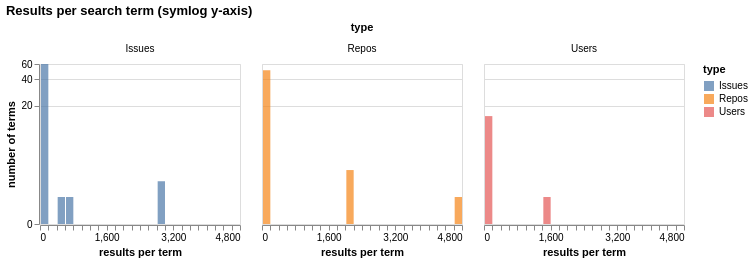

Notebook code cell kept with this figure:
### Code cell
# Distribution of result counts per term (zero-safe symlog scale for the long tail)
hist_data = pd.DataFrame({
    "type": ["Repos"] * len(hit_df) + ["Issues"] * len(hit_df) + ["Users"] * len(hit_df),
    "count": list(hit_df["n_repos"]) + list(hit_df["n_issues"]) + list(hit_df["n_users"]),
})
hist_data = hist_data[hist_data["count"] > 0]

base = alt.Chart(hist_data).mark_bar(opacity=0.7).encode(
    x=alt.X("count:Q", bin=alt.Bin(maxbins=40), title="results per term"),
    y=alt.Y("count():Q", title="number of terms",
            scale=alt.Scale(type="symlog", constant=1)),
    color=alt.Color("type:N", scale=alt.Scale(scheme="tableau10")),
).properties(width=200, height=160)

hist = base.facet(facet="type:N", columns=3,
                  title="Results per search term (symlog y-axis)")
display(hist)

### Figure 1 — Vega specification as saved in the notebook (floating-point values rounded to 4 significant figures)
{"$schema": "https://vega.github.io/schema/vega/v6.json", "data": [{"name": "source_0", "values": [{"bin_maxbins_40_count": 0.0, "bin_maxbins_40_count_end": 200.0, "type": "Repos", "__count": 51, "__count_end": 51.0, "__count_start": 0.0}, {"bin_maxbins_40_count": 2000.0, "bin_maxbins_40_count_end": 2200.0, "type": "Repos", "__count": 3, "__count_end": 3.0, "__count_start": 0.0}, {"bin_maxbins_40_count": 4600.0, "bin_maxbins_40_count_end": 4800.0, "type": "Repos", "__count": 1, "__count_end": 1.0, "__count_start": 0.0}, {"bin_maxbins_40_count": 0.0, "bin_maxbins_40_count_end": 200.0, "type": "Issues", "__count": 60, "__count_end": 60.0, "__count_start": 0.0}, {"bin_maxbins_40_count": 400.0, "bin_maxbins_40_count_end": 600.0, "type": "Issues", "__count": 1, "__count_end": 1.0, "__count_start": 0.0}, {"bin_maxbins_40_count": 2800.0, "bin_maxbins_40_count_end": 3000.0, "type": "Issues", "__count": 2, "__count_end": 2.0, "__count_start": 0.0}, {"bin_maxbins_40_count": 600.0, "bin_maxbins_40_count_end": 800.0, "type": "Issues", "__count": 1, "__count_end": 1.0, "__count_start": 0.0}, {"bin_maxbins_40_count": 0.0, "bin_maxbins_40_count_end": 200.0, "type": "Users", "__count": 15, "__count_end": 15.0, "__count_start": 0.0}, {"bin_maxbins_40_count": 1400.0, "bin_maxbins_40_count_end": 1600.0, "type": "Users", "__count": 1, "__count_end": 1.0, "__count_start": 0.0}]}, {"name": "facet_domain", "values": [{"type": "Repos", "count": 3}, {"type": "Issues", "count": 4}, {"type": "Users", "count": 2}]}, {"name": "facet_domain_row", "values": [{"data": 0.0}]}, {"name": "facet_domain_column", "transform": [{"type": "sequence", "start": 0.0, "stop": {"signal": "min(length(data(\"facet_domain\")), 3)"}}]}, {"name": "source_0_color_domain_type", "values": [{"type": "Repos"}, {"type": "Issues"}, {"type": "Users"}]}], "signals": [{"name": "child_bin_maxbins_40_count_bins", "value": {"fields": ["count"], "fname": "bin_count", "start": 0.0, "step": 200.0, "stop": 4800.0}}, {"name": "child_width", "value": 200}, {"name": "child_height", "value": 160}], "marks": [{"type": "group", "name": "facet-title", "title": {"text": "type", "style": "guide-title", "offset": 10}, "role": "column-title"}, {"type": "group", "name": "row_header", "from": {"data": "facet_domain_row"}, "encode": {"update": {"height": {"signal": "child_height"}}}, "axes": [{"scale": "y", "zindex": 0, "orient": "left", "tickCount": {"signal": "ceil(child_height/40)"}, "title": "number of terms", "grid": false, "labelOverlap": "greedy"}], "role": "row-header"}, {"type": "group", "name": "column_footer", "from": {"data": "facet_domain_column"}, "encode": {"update": {"width": {"signal": "child_width"}}}, "axes": [{"scale": "x", "zindex": 0, "tickCount": {"signal": "ceil(child_width/10)"}, "grid": false, "title": "results per term", "orient": "bottom", "labelFlush": true, "labelOverlap": true}], "role": "column-footer"}, {"type": "group", "name": "cell", "from": {"facet": {"data": "source_0", "name": "facet", "groupby": ["type"]}}, "sort": {"field": ["datum[\"type\"]"], "order": ["ascending"]}, "encode": {"update": {"height": {"signal": "child_height"}, "width": {"signal": "child_width"}}}, "marks": [{"type": "rect", "name": "child_marks", "from": {"data": "facet"}, "encode": {"update": {"y2": {"field": "__count_start", "scale": "y"}, "opacity": {"value": 0.7}, "x2": {"field": "bin_maxbins_40_count", "scale": "x", "offset": {"signal": "0.5 + (abs(scale(\"x\", datum[\"bin_maxbins_40_count_end\"]) - scale(\"x\", datum[\"bin_maxbins_40_count\"])) < 0.25 ? -0.5 * (0.25 - (abs(scale(\"x\", datum[\"bin_maxbins_40_count_end\"]) - scale(\"x\", datum[\"bin_maxbins_40_count\"])))) : 0.5)"}}, "y": {"field": "__count_end", "scale": "y"}, "fill": {"field": "type", "scale": "color"}, "x": {"field": "bin_maxbins_40_count_end", "scale": "x", "offset": {"signal": "0.5 + (abs(scale(\"x\", datum[\"bin_maxbins_40_count_end\"]) - scale(\"x\", datum[\"bin_maxbins_40_count\"])) < 0.25 ? 0.5 * (0.25 - (abs(scale(\"x\", datum[\"bin_maxbins_40_count_end\"]) - scale(\"x\", datum[\"bin_maxbins_40_count\"])))) : -0.5)"}}}}, "style": ["bar"]}], "axes": [{"scale": "y", "gridScale": "x", "labels": false, "tickCount": {"signal": "ceil(child_height/40)"}, "minExtent": 0, "grid": true, "ticks": false, "zindex": 0, "orient": "left", "domain": false, "aria": false, "maxExtent": 0}], "title": {"text": {"signal": "isValid(parent[\"type\"]) ? parent[\"type\"] : \"\"+parent[\"type\"]"}, "offset": 10, "style": "guide-label", "frame": "group"}, "style": "cell"}], "scales": [{"name": "x", "type": "linear", "domain": {"signal": "[child_bin_maxbins_40_count_bins.start, child_bin_maxbins_40_count_bins.stop]"}, "range": [0, {"signal": "child_width"}], "bins": {"signal": "child_bin_maxbins_40_count_bins"}, "zero": false}, {"name": "y", "type": "symlog", "domain": {"data": "source_0", "fields": ["__count_start", "__count_end"]}, "range": [{"signal": "child_height"}, 0], "constant": 1, "zero": true, "nice": true}, {"name": "color", "type": "ordinal", "domain": {"data": "source_0_color_domain_type", "field": "type", "sort": true}, "range": {"scheme": "tableau10"}}], "title": {"text": "Results per search term (symlog y-axis)", "anchor": "start"}, "background": "white", "legends": [{"fill": "color", "symbolType": "square", "title": "type", "encode": {"symbols": {"update": {"opacity": {"value": 0.7}}}}}], "padding": 5, "layout": {"padding": 20, "bounds": "full", "align": "all", "columns": 3}}
